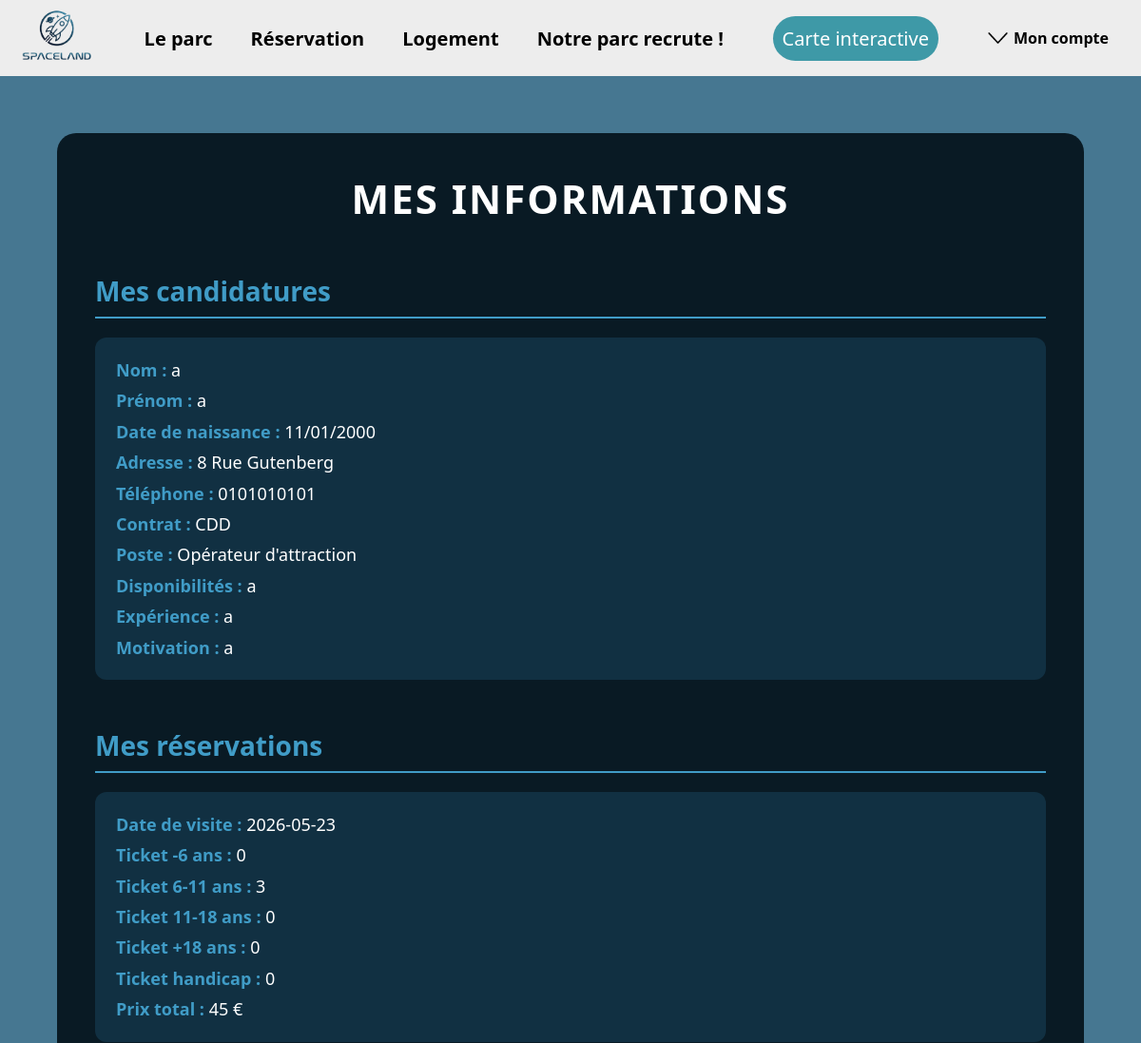
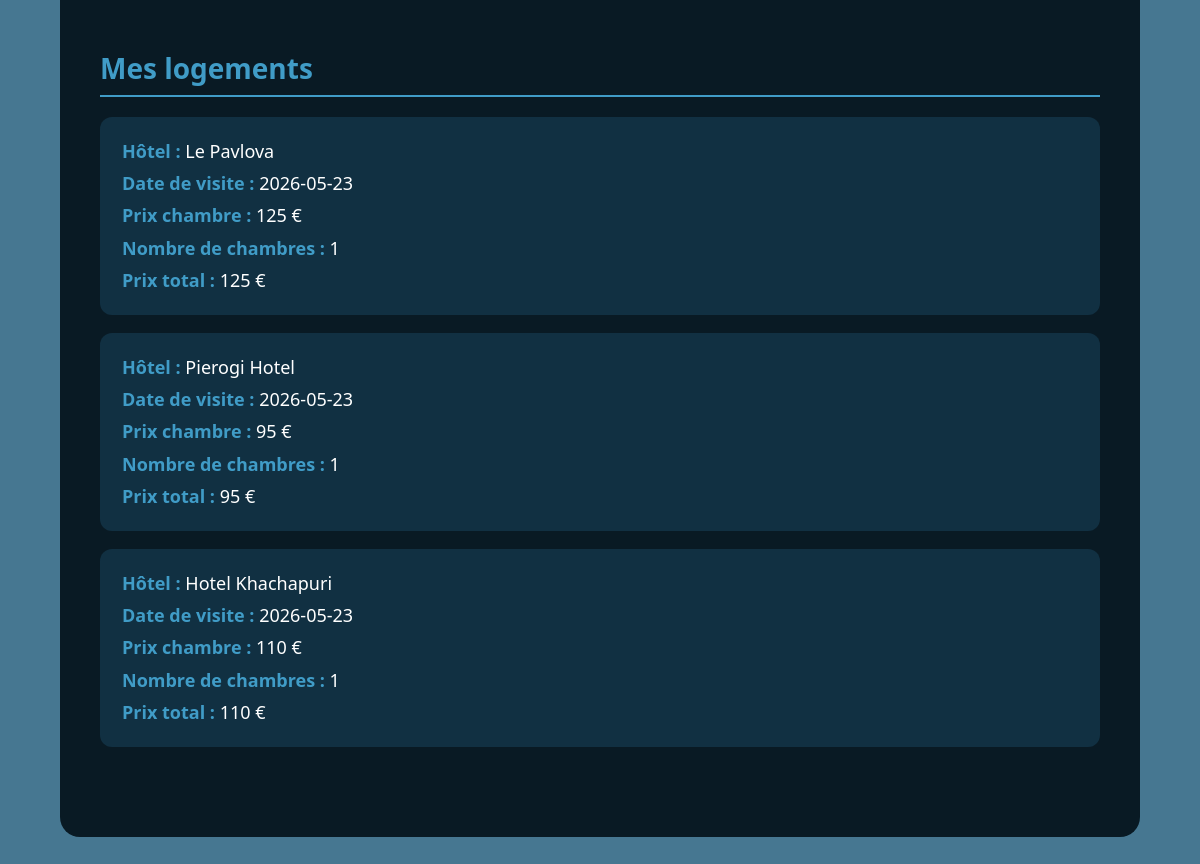
Page /php/donnees.php (signed in) on the committed database (2 pictures, top to bottom).
### tables this page shows
CREATE TABLE candidatures (
        id INTEGER PRIMARY KEY AUTOINCREMENT, /* identifier la candidature elle-même */
        utilisateur_id INTEGER NOT NULL, /* quel utilisateur connecté a envoyé cette candidature */
        nom TEXT NOT NULL,
        prenom TEXT NOT NULL,
        date_naissance TEXT NOT NULL,
        adresse TEXT NOT NULL,
        telephone TEXT NOT NULL,
        contrat TEXT NOT NULL,
        poste TEXT NOT NULL,
        disponibilites TEXT NOT NULL,
        experience TEXT NOT NULL,
        motivation TEXT NOT NULL,

        FOREIGN KEY (utilisateur_id) REFERENCES utilisateurs(id)
 );

CREATE TABLE reservations (
        id INTEGER PRIMARY KEY AUTOINCREMENT,
        utilisateur_id INTEGER NOT NULL,
        date_visite TEXT NOT NULL,
        ticket_moins_6 INTEGER NOT NULL,
        ticket_6_11 INTEGER NOT NULL,
        ticket_11_18 INTEGER NOT NULL,
        ticket_plus_18 INTEGER NOT NULL,
        ticket_handicap INTEGER NOT NULL,
        prix_total INTEGER NOT NULL,

        FOREIGN KEY (utilisateur_id) REFERENCES utilisateurs(id)
        );

CREATE TABLE logements (
        id INTEGER PRIMARY KEY AUTOINCREMENT,
        utilisateur_id INTEGER NOT NULL,
        date_visite TEXT NOT NULL,
        nom_hotel TEXT NOT NULL,
        prix_chambre INTEGER NOT NULL,
        nombre_chambres INTEGER NOT NULL,
        prix_total INTEGER NOT NULL,

        FOREIGN KEY (utilisateur_id) REFERENCES utilisateurs(id)
        );

### php/donnees.php (the view, shortened to what this page needs)
<?php
include 'bdd.php';
$utilisateur_id = $_SESSION["id"];
$sql = "SELECT * FROM candidatures WHERE utilisateur_id = :id";
$stmt = $pdo->prepare($sql);
$stmt->bindParam(":id", $utilisateur_id);
$stmt->execute();
$candidatures = $stmt->fetchAll();
$sql = "SELECT * FROM reservations WHERE utilisateur_id = :id";
$stmt = $pdo->prepare($sql);
$stmt->bindParam(":id", $utilisateur_id);
$stmt->execute();
$reservations = $stmt->fetchAll();
$sql = "SELECT * FROM logements WHERE utilisateur_id = :id";
$stmt = $pdo->prepare($sql);
$stmt->bindParam(":id", $utilisateur_id);
$stmt->execute();
$logements = $stmt->fetchAll();
?>
<!DOCTYPE html>
<html lang="fr">
<head>
    <link rel="stylesheet" href="../css/navbar.css">
    <link rel="stylesheet" href="../css/footer.css">
    <link rel="stylesheet" href="../css/donnees.css">
    <link rel="stylesheet" href="https://cdn.jsdelivr.net/npm/@tabler/icons-webfont@latest/tabler-icons.min.css">
</head>
<body>
    <header>
        <nav>
            <a href="../php/index.php">
                <img class="logo" src="../images/logo.png" alt="Logo de SpaceLand">
            </a>
            <ul class="nav-liens">
                <li><a href="../php/parc.php">Le parc</a></li>
                <li><a href="../php/reservation.php">Réservation</a></li>
                <li><a href="../php/logement.php">Logement</a></li>
                <li><a href="../php/recrutement.php">Notre parc recrute !</a></li>
            </ul>
            <a class="nav-bouton" href="../php/carte.php">Carte interactive</a>
            <div class="connexion">
                <div class="titre-connexion">
                    <img class="imgcompte" src="../images/fleche.png" alt="Icône de compte">
                    <span class="mon-compte">Mon compte</span>
                </div>
            </div>
        </nav>
    </header>
    <div class="donnees">
        <h1>Mes informations</h1>
        <section>
            <h2>Mes candidatures</h2>
            <?php
            if (count($candidatures) == 0) {
                echo "<p>Aucune candidature.</p>";
            } else {
                foreach ($candidatures as $candidature) {
                    echo "<p>";
                    echo "<strong>Nom :</strong> " . htmlspecialchars($candidature["nom"]) . "<br>";
                    echo "<strong>Prénom :</strong> " . htmlspecialchars($candidature["prenom"]) . "<br>";
                    echo "<strong>Date de naissance :</strong> " . htmlspecialchars($candidature["date_naissance"]) . "<br>";
                    echo "<strong>Adresse :</strong> " . htmlspecialchars($candidature["adresse"]) . "<br>";
                    echo "<strong>Téléphone :</strong> " . htmlspecialchars($candidature["telephone"]) . "<br>";
                    echo "<strong>Contrat :</strong> " . htmlspecialchars($candidature["contrat"]) . "<br>";
                    echo "<strong>Poste :</strong> " . htmlspecialchars($candidature["poste"]) . "<br>";
                    echo "<strong>Disponibilités :</strong> " . htmlspecialchars($candidature["disponibilites"]) . "<br>";
                    echo "<strong>Expérience :</strong> " . htmlspecialchars($candidature["experience"]) . "<br>";
                    echo "<strong>Motivation :</strong> " . htmlspecialchars($candidature["motivation"]);
                    echo "</p>";
                }
            }
            ?>
        </section>
        <section>
            <h2>Mes réservations</h2>
            <?php
            if (count($reservations) == 0) {
                echo "<p>Aucune réservation.</p>";
            } else {
                foreach ($reservations as $reservation) {
                    echo "<p>";
                    echo "<strong>Date de visite :</strong> " . htmlspecialchars($reservation["date_visite"]) . "<br>";
                    echo "<strong>Ticket -6 ans :</strong> " . htmlspecialchars($reservation["ticket_moins_6"]) . "<br>";
                    echo "<strong>Ticket 6-11 ans :</strong> " . htmlspecialchars($reservation["ticket_6_11"]) . "<br>";
                    echo "<strong>Ticket 11-18 ans :</strong> " . htmlspecialchars($reservation["ticket_11_18"]) . "<br>";
                    echo "<strong>Ticket +18 ans :</strong> " . htmlspecialchars($reservation["ticket_plus_18"]) . "<br>";
                    echo "<strong>Ticket handicap :</strong> " . htmlspecialchars($reservation["ticket_handicap"]) . "<br>";
                    echo "<strong>Prix total :</strong> " . htmlspecialchars($reservation["prix_total"]) . " €";
                    echo "</p>";
                }
            }
            ?>
        </section>
        <section>
            <h2>Mes logements</h2>
            <?php
            if (count($logements) == 0) {
                echo "<p>Aucun logement réservé.</p>";
            } else {
                foreach ($logements as $logement) {
                    echo "<p>";
                    echo "<strong>Hôtel :</strong> " . htmlspecialchars($logement["nom_hotel"]) . "<br>";
                    echo "<strong>Date de visite :</strong> " . htmlspecialchars($logement["date_visite"]) . "<br>";
                    echo "<strong>Prix chambre :</strong> " . htmlspecialchars($logement["prix_chambre"]) . " €<br>";
                    echo "<strong>Nombre de chambres :</strong> " . htmlspecialchars($logement["nombre_chambres"]) . "<br>";
                    echo "<strong>Prix total :</strong> " . htmlspecialchars($logement["prix_total"]) . " €";
                    echo "</p>";
                }
            }
            ?>
        </section>
    </div>
</body>
</html>

### css/navbar.css (style rules this page uses)
* { margin: 0; padding: 0; user-select: none; }
nav { background-color: #ededed; display: flex; font-family: 'Segoe UI', Tahoma, Geneva, Verdana, sans-serif; font-weight: bold; align-items: center; color: black; height: 80px; justify-content: space-between; padding: 0 20px; position: sticky; top: 0; }
.logo { width: 80px; height: 80px; object-fit: contain; }
.nav-liens { margin: 0; padding: 0; list-style: none; display: flex; justify-content: center; flex: 1; }
.nav-liens a { text-decoration: none; color: rgb(0, 0, 0); margin: 20px; font-size: 20px; position: relative; }
.nav-liens a::before { content: ""; width: 100%; height: 2px; position: absolute; left: 0; bottom: 0; transition: 0.3s transform ease-in-out; transform: scale3d(0, 1, 1); transform-origin: 0 50%; }
.nav-liens a::before { background: rgb(39, 102, 146); transform-origin: 50% 100%; }
.nav-bouton { background-color: rgb(62, 153, 167); color: rgb(255, 255, 255); border-radius: 50px; padding: 10px; margin-right: 40px; font-size: 20px; font-weight: lighter; text-decoration: none; text-align: center; transition: 0.7s; }
.connexion { display: flex; position: relative; }
.imgcompte { width: 17px; height: auto; transform: rotate(90deg); }
.titre-connexion { display: flex; align-items: center; gap: 8px; cursor: pointer; padding: 8px 14px; border-radius: 50px; transition: background 0.2s; }

### css/donnees.css (style rules this page uses)
body { background-color: rgb(70, 119, 145); font-family: 'Segoe UI', Tahoma, Geneva, Verdana, sans-serif; color: white; margin: 0; padding: 0; }
.donnees { max-width: 1000px; margin: 60px auto; padding: 40px; background-color: rgb(9, 26, 36); border-radius: 20px; }
.donnees h1 { text-align: center; font-size: 42px; margin-bottom: 50px; text-transform: uppercase; letter-spacing: 2px; }
.donnees section { margin-bottom: 50px; }
.donnees h2 { font-size: 28px; margin-bottom: 20px; color: rgb(64, 156, 199); border-bottom: 2px solid rgb(64, 156, 199); padding-bottom: 8px; }
.donnees p { font-size: 18px; line-height: 1.8; background-color: rgb(17, 48, 66); padding: 18px 22px; border-radius: 12px; margin-bottom: 18px; }
.donnees strong { color: rgb(64, 156, 199); }

### rows in the picture
candidatures: nom "a", prenom "a", date_naissance "11/01/2000", adresse "8 Rue Gutenberg", telephone "0101010101", contrat "CDD", poste "Opérateur d'attraction", disponibilites "a", experience "a", motivation "a"
reservations: date_visite "2026-05-23", ticket_moins_6 "0", ticket_6_11 "3", ticket_11_18 "0", ticket_plus_18 "0", ticket_handicap "0", prix_total "45"
logements: nom_hotel "Le Pavlova", date_visite "2026-05-23", prix_chambre "125", nombre_chambres "1", prix_total "125"
logements: nom_hotel "Pierogi Hotel", date_visite "2026-05-23", prix_chambre "95", nombre_chambres "1", prix_total "95"
logements: nom_hotel "Hotel Khachapuri", date_visite "2026-05-23", prix_chambre "110", nombre_chambres "1", prix_total "110"
